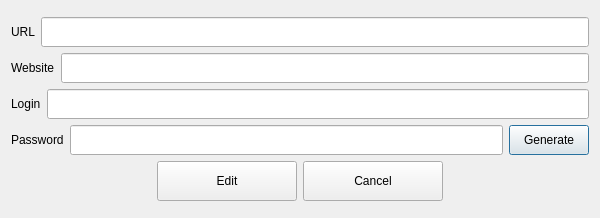
<?xml version="1.0" encoding="UTF-8"?>
<ui version="4.0">
 <class>EditObject</class>
 <widget class="QDialog" name="EditObject">
  <property name="geometry">
   <rect>
    <x>0</x>
    <y>0</y>
    <width>600</width>
    <height>218</height>
   </rect>
  </property>
  <property name="maximumSize">
   <size>
    <width>600</width>
    <height>16777215</height>
   </size>
  </property>
  <property name="windowTitle">
   <string>EditObject</string>
  </property>
  <layout class="QVBoxLayout" name="verticalLayout_3">
   <item>
    <layout class="QVBoxLayout" name="verticalLayout_2">
     <property name="leftMargin">
      <number>0</number>
     </property>
     <property name="bottomMargin">
      <number>0</number>
     </property>
     <item>
      <layout class="QVBoxLayout" name="verticalLayout">
       <property name="leftMargin">
        <number>0</number>
       </property>
       <property name="topMargin">
        <number>0</number>
       </property>
       <property name="rightMargin">
        <number>0</number>
       </property>
       <property name="bottomMargin">
        <number>0</number>
       </property>
       <item>
        <layout class="QHBoxLayout" name="URLLayout">
         <property name="leftMargin">
          <number>0</number>
         </property>
         <item>
          <widget class="QLabel" name="UrlLabel">
           <property name="text">
            <string>URL</string>
           </property>
          </widget>
         </item>
         <item>
          <widget class="QLineEdit" name="UrlField">
           <property name="maximumSize">
            <size>
             <width>16777215</width>
             <height>30</height>
            </size>
           </property>
          </widget>
         </item>
        </layout>
       </item>
       <item>
        <layout class="QHBoxLayout" name="WebSiteLayout">
         <property name="leftMargin">
          <number>0</number>
         </property>
         <item>
          <widget class="QLabel" name="WebSiteLabel">
           <property name="text">
            <string>Website</string>
           </property>
          </widget>
         </item>
         <item>
          <widget class="QLineEdit" name="WebSiteField">
           <property name="maximumSize">
            <size>
             <width>16777215</width>
             <height>30</height>
            </size>
           </property>
          </widget>
         </item>
        </layout>
       </item>
       <item>
        <layout class="QHBoxLayout" name="LoginLayout">
         <property name="leftMargin">
          <number>0</number>
         </property>
         <item>
          <widget class="QLabel" name="LoginLabel">
           <property name="text">
            <string>Login</string>
           </property>
          </widget>
         </item>
         <item>
          <widget class="QLineEdit" name="LoginField">
           <property name="maximumSize">
            <size>
             <width>16777215</width>
             <height>30</height>
            </size>
           </property>
          </widget>
         </item>
        </layout>
       </item>
       <item>
        <layout class="QHBoxLayout" name="PasswordLayout">
         <property name="leftMargin">
          <number>0</number>
         </property>
         <property name="rightMargin">
          <number>0</number>
         </property>
         <item>
          <widget class="QLabel" name="PasswordLabel">
           <property name="text">
            <string>Password</string>
           </property>
          </widget>
         </item>
         <item>
          <widget class="QLineEdit" name="PasswordField">
           <property name="minimumSize">
            <size>
             <width>0</width>
             <height>30</height>
            </size>
           </property>
           <property name="maximumSize">
            <size>
             <width>16777215</width>
             <height>30</height>
            </size>
           </property>
          </widget>
         </item>
         <item>
          <widget class="QPushButton" name="PasswordGenerateButton">
           <property name="maximumSize">
            <size>
             <width>16777215</width>
             <height>30</height>
            </size>
           </property>
           <property name="text">
            <string>Generate</string>
           </property>
          </widget>
         </item>
        </layout>
       </item>
      </layout>
     </item>
     <item>
      <layout class="QHBoxLayout" name="horizontalLayout_5">
       <item>
        <spacer name="horizontalSpacer_2">
         <property name="orientation">
          <enum>Qt::Orientation::Horizontal</enum>
         </property>
         <property name="sizeHint" stdset="0">
          <size>
           <width>40</width>
           <height>20</height>
          </size>
         </property>
        </spacer>
       </item>
       <item>
        <widget class="QPushButton" name="EditButton">
         <property name="minimumSize">
          <size>
           <width>140</width>
           <height>0</height>
          </size>
         </property>
         <property name="maximumSize">
          <size>
           <width>150</width>
           <height>40</height>
          </size>
         </property>
         <property name="text">
          <string>Edit</string>
         </property>
         <property name="iconSize">
          <size>
           <width>20</width>
           <height>20</height>
          </size>
         </property>
        </widget>
       </item>
       <item>
        <widget class="QPushButton" name="CancelButton">
         <property name="minimumSize">
          <size>
           <width>140</width>
           <height>0</height>
          </size>
         </property>
         <property name="maximumSize">
          <size>
           <width>150</width>
           <height>40</height>
          </size>
         </property>
         <property name="text">
          <string>Cancel</string>
         </property>
         <property name="iconSize">
          <size>
           <width>20</width>
           <height>20</height>
          </size>
         </property>
        </widget>
       </item>
       <item>
        <spacer name="horizontalSpacer">
         <property name="orientation">
          <enum>Qt::Orientation::Horizontal</enum>
         </property>
         <property name="sizeHint" stdset="0">
          <size>
           <width>40</width>
           <height>20</height>
          </size>
         </property>
        </spacer>
       </item>
      </layout>
     </item>
    </layout>
   </item>
  </layout>
 </widget>
 <resources/>
 <connections/>
</ui>
